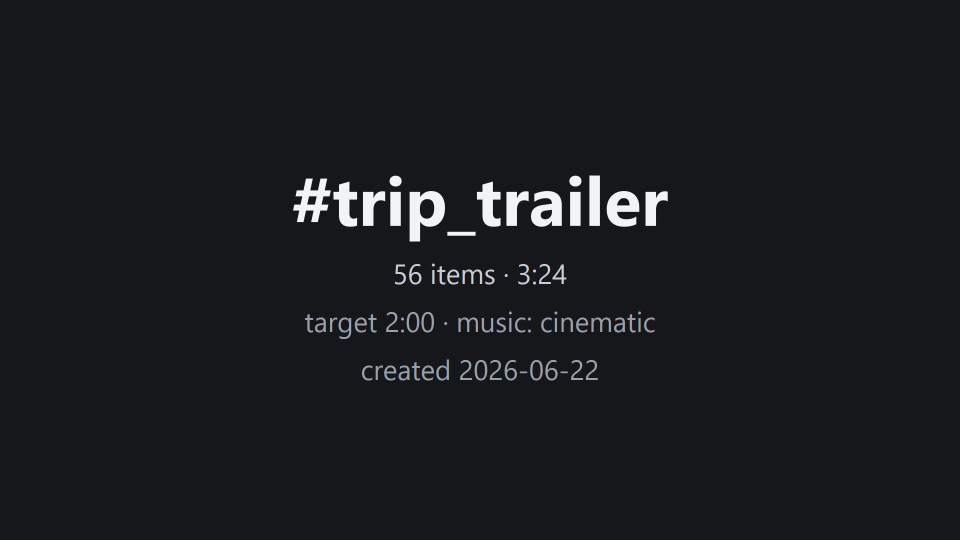
#> input picture PTE example/001_opener.jpg, 1920 x 1080 px (shown at 1/2 size)
$ python -i sharpness.py   (imports and definitions only)   (older library calls are emulated)
#> lines starting #> are read from the running program, lines starting #| are printed output that depends on the picture
#> further down, picture is the input picture: shape (1080, 1920, 3); mean B, G, R 31.3, 27.3, 26.2
"""Sharpness scoring for the passive cull ranking (E3).

Frozen design: `docs/18-culler-spec.md` §"Ranking (sharpness score)".

The culler shows a per-photo sharpness score **always** and
**passively** — the user leans on it or ignores it; it is never an
automatic cull decision (sharpest ≠ the keeper: eyes closed, wrong
subject). Two functional requirements drive the shape of this module:

* **Must not block bucket entry** ("Speed is King"). So the score is
  *lazy* and *cached in the journal*: computed once per photo on
  demand (the page schedules it off the navigation path), then
  persisted so resume / re-entry never recomputes.
* **Whole-frame standalone now; AF-region later.** Phase-1 metric is
  variance-of-Laplacian over the whole (downscaled) frame — the
  industry-standard focus measure. When AF-point extraction lands
  (E7), the same metric runs on just the AF region; the cache key
  carries a metric tag so a stale whole-frame score is recomputed.

Pure-logic and **Qt-free** — operates on numpy arrays. The page
converts its pixmap → ndarray and calls in; core never imports
PyQt (unlike the older ``focus_peaking`` module, whose Qt coupling
is a wart we deliberately do not propagate here). ``cv2`` is a hard
project dependency.
"""

from __future__ import annotations

import logging
from typing import Callable, Iterable, Optional

import numpy as np

try:  # pragma: no cover — cv2 is a hard dep in normal installs
    import cv2  # type: ignore
except ImportError:  # pragma: no cover
    cv2 = None  # type: ignore


log = logging.getLogger(__name__)


# Journal key holding the per-photo score cache:
#   journal["sharpness"] = {filename: {"v": <float>, "m": <metric tag>}}
# The metric tag lets a future AF-region score supersede a stale
# whole-frame one without a journal migration.
_CACHE_KEY = "sharpness"

# Metric tags. Bump / add when the scoring changes incompatibly.
METRIC_WHOLE_FRAME = "lapvar_wf_v1"

# Max long-edge the score is computed at. Downscaling first is both
# faster and *more* discriminating for whole-frame focus: it
# suppresses pixel noise (which would inflate Laplacian variance on
# high-ISO shots) while preserving the gross structure that separates
# a focused frame from a soft one. 1024 is a good speed/signal point.
_SCORE_LONG_EDGE = 1024


def sharpness_score(image: np.ndarray) -> float:
    """Variance-of-Laplacian sharpness of a numpy image.

    Accepts grayscale ``(H, W)`` or colour ``(H, W, 3)`` (BGR or RGB —
    only luminance is used so channel order is irrelevant). Higher =
    sharper. Returns ``0.0`` on an empty/invalid image or if cv2 is
    unavailable (never raises — the caller treats 0.0 as "unknown /
    lowest" and the badge degrades gracefully).

    The frame is downscaled to a max long edge before measuring (see
    ``_SCORE_LONG_EDGE``): faster and less noise-sensitive without
    losing the focus signal.
    """
    if cv2 is None or image is None:
        return 0.0
    arr = np.asarray(image)
    if arr.size == 0 or arr.ndim not in (2, 3):
        return 0.0
    try:
        if arr.ndim == 3:
            gray = cv2.cvtColor(arr, cv2.COLOR_BGR2GRAY)
        else:
            gray = arr
        gray = _downscale(gray)
        lap = cv2.Laplacian(gray, cv2.CV_64F)
        return float(lap.var())
    except Exception as exc:  # noqa: BLE001 — scoring must never crash UI
        log.warning("sharpness_score failed: %s", exc)
        return 0.0


def _downscale(gray: np.ndarray) -> np.ndarray:
    h, w = gray.shape[:2]
#> h = 1080; w = 1920
    long_edge = max(h, w)
#> long_edge = 1920
    if long_edge <= _SCORE_LONG_EDGE:
        return gray
    scale = _SCORE_LONG_EDGE / float(long_edge)
#> scale = 0.533
    new_w = max(1, int(round(w * scale)))
#> new_w = 1024
    new_h = max(1, int(round(h * scale)))
#> new_h = 576
    return cv2.resize(gray, (new_w, new_h), interpolation=cv2.INTER_AREA)
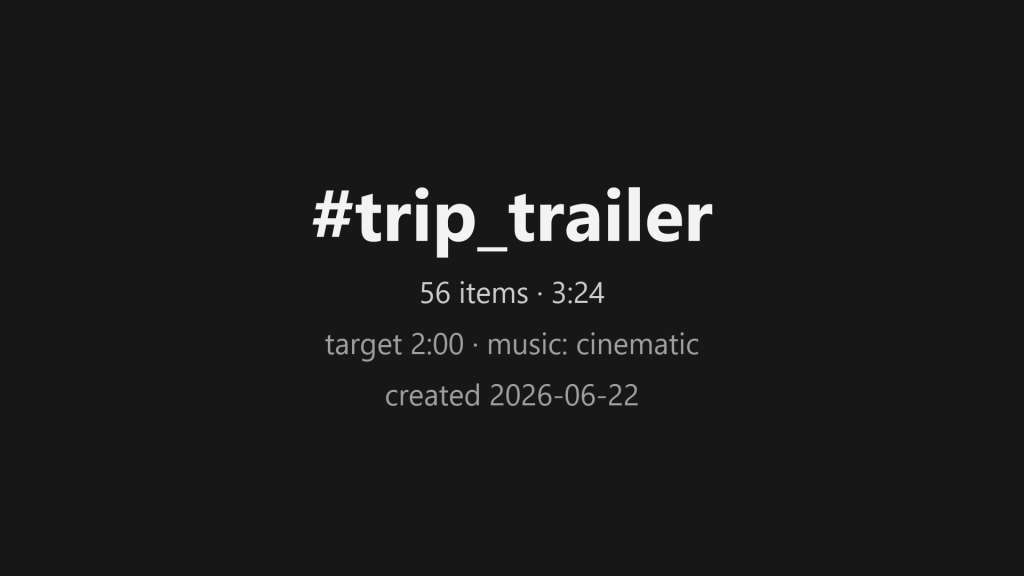
#> returned value: shape (576, 1024); min 20, max 246, mean 27.3


# ── Journal cache (lazy, persisted) ──────────────────────────────


# [67 lines left out: functions cached_score, peek_cached_score, normalise_scores, not called in this run]


# ── Bounded absolute rating (for the progress-bar display) ───────
#
# Variance-of-Laplacian is unbounded, so a bar needs an absolute
# mapping (Nelson 2026-05-16). NOT bucket-relative like
# normalise_scores — the same philosophy as the peaking reference:
# soft photo → near-empty, tack-sharp → near-full, every photo on
# its own. Linear floor→full, clamped 0..RATING_MAX. The two
# endpoints are the eyeball knobs (calibrated from 30 real RW2:
# softest ≈30–55, median ≈200, genuinely sharp ≈1200–2400).
RATING_MAX = 1000
_RATING_FLOOR = 30.0     # lapvar ≤ this → 0 (visibly "soft")
_RATING_FULL = 1200.0    # lapvar ≥ this → RATING_MAX (tack sharp)


# [29 lines left out: functions sharpness_rating, all_scored, not called in this run]


__all__ = [
    "METRIC_WHOLE_FRAME",
    "sharpness_score",
    "cached_score",
    "peek_cached_score",
    "normalise_scores",
    "all_scored",
    "sharpness_rating",
    "RATING_MAX",
]

>>> import cv2
>>> picture = cv2.imread('../PTE example/001_opener.jpg')
>>> result = sharpness_score(picture)
#> in sharpness_score, `lap = cv2.Laplacian(gray, cv2.CV_64F)`:
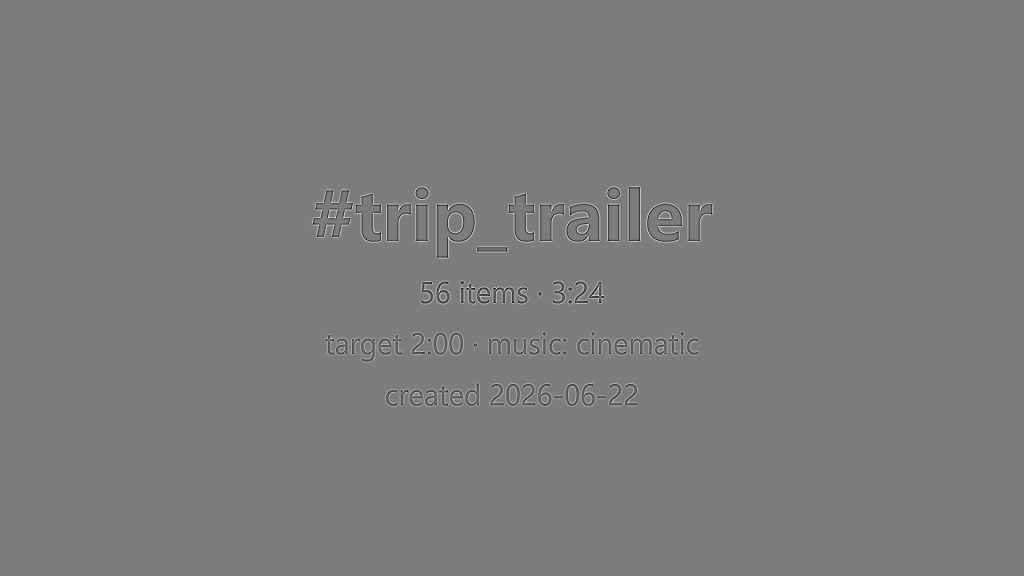
#> lap: shape (576, 1024) float64; min -354, max 370, mean 0; drawn with min black and max white
#> result = 324.1
